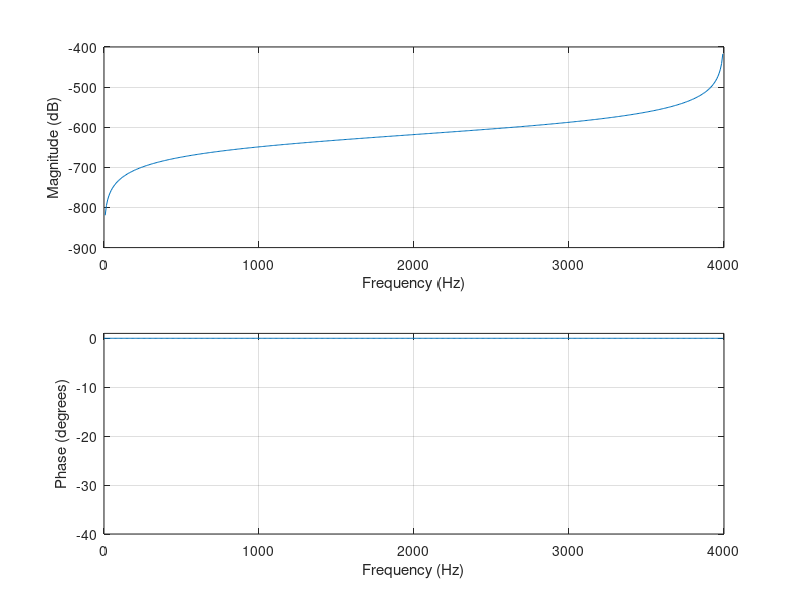

Write the MATLAB code that produced this figure.
%Design a highpass filter
%The filter coefficients (digital) are in in bbHP and aaHP

FOrder = 2;
Fs = 8000;
l = 512;
R = 1;
Wp = 2* pi * 1500;
[bHP,aHP] = cheby1(FOrder*2,R,Wp, 'high','s');
[bbHP,aaHP]=bilinear(bHP,aHP,Fs);              
freqz(bbHP, aaHP, l, Fs);
axis([0 4000 -40 1]); 